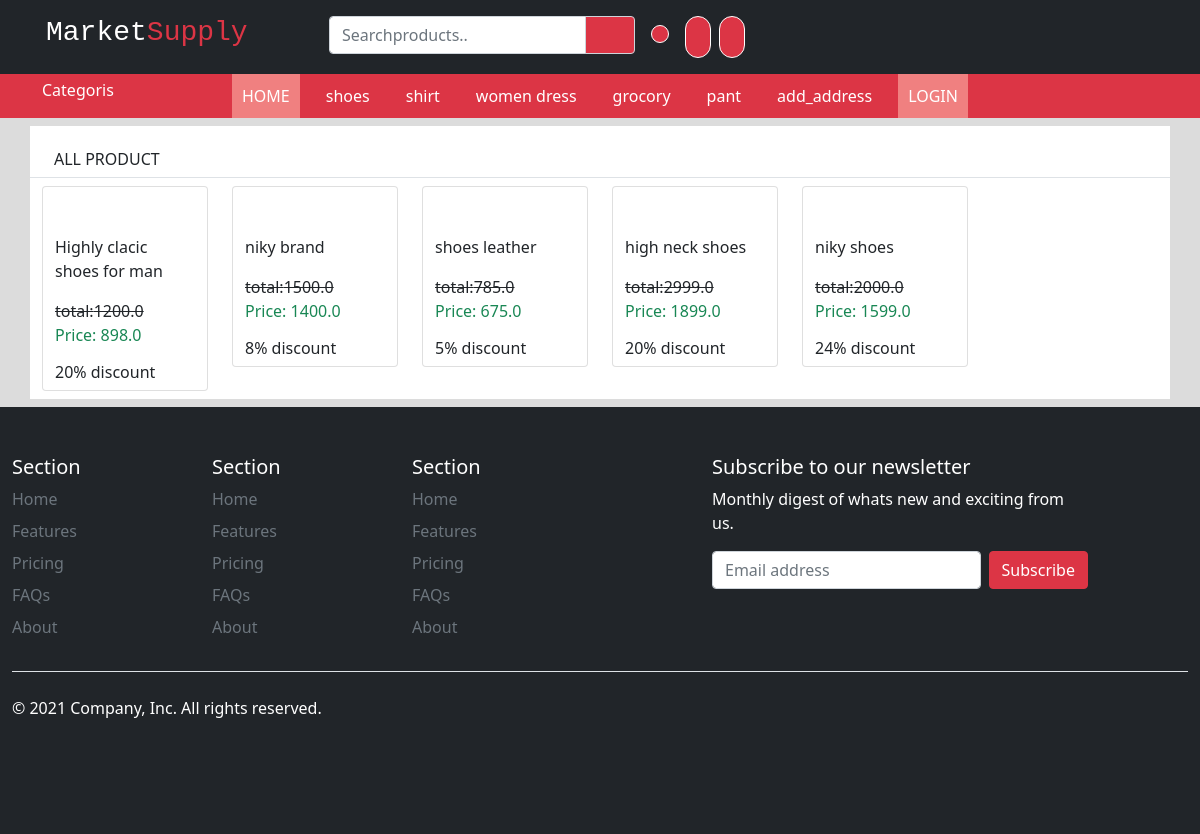
Page /filter/categories/1 on the committed database.
### app/models.py (models this page shows, shortened)
class categori(models.Model):
    cname = models.CharField(max_length=200)

class products(models.Model):
    pimage=models.ImageField(upload_to="images/")
    pname = models.CharField(max_length=240)
    pdes = models.TextField(null=True)
    psize = models.ForeignKey(size,blank=True,default = 0, related_name='missions_assigned',null=True,on_delete=models.CASCADE)
    ptotal = models.FloatField(null=True)
    pprice = models.FloatField(null=True)
    pdiscount = models.CharField(max_length=40)
    photdil = models.IntegerField(null=True,default=0)
    pcat = models.ForeignKey(categori,null=True,on_delete=models.CASCADE)

### app/product.py (the view)
# urls.py: path('filter/categories/<int:id>',product.categpryProduct,name="categpryProduct"),
def categpryProduct(request,id):
    categories = categori.objects.all()
    allproducts = products.objects.filter(pcat=id)
    return render(request,"cateriesProduct.html",{'categories':categories,"allproducts":allproducts})

### app/templates/cateriesProduct.html (shortened to what this page needs)
{% extends 'Layout.html' %}
{% block body %}
<div class="container_fluid  bg-danger">
  <div class="container">
   <div class="row">
     <div class="col-2 d-flex p-1 text-white category" >
      <div class="d-flex category">
       <div class="mx-2 category"> Categoris</div>
      </div>
     </div>
     <div class="col-md-8 text-white d-md-flex justify-between justify-content-lg-between active " id="menu">
       <a href="{% url 'home' %}"class="text-decoration-none text-white text add">HOME</a>
       {% for categories in categories %}
       <a href="{% url 'categpryProduct' categories.id %}"class="text-decoration-none text-white text ">{{categories.cname}} </a>
       {% endfor %}
       <a href="{% url 'Add_address_page' %}"class="text-decoration-none text-white text">add_address </a>
       {% if request.session.id %}
       <a href="{% url 'logout' %}"class="text-decoration-none text-white text add btn btn-primary">Logout</a>
       {% else %}
       <a href="{% url 'Login_page' %}"class="text-decoration-none text-white text add">LOGIN</a>
       {% endif %}
     </div>
     <div class="col-1">
     </div>
   </div>
  </div>
 </div>
<div class="container">
  <div class="row bg-white my-2">
    <div class="col-12 border-bottom">
      <div class="row d-flex justify-content-between">
        <div class="col-4 px-4 pt-4">
          <h6>ALL PRODUCT</h6>
        </div>
        <div class="col-4 d-flex">
          <p class="text-danger px-4 pt-4"></p>
          <p class="text-danger px-4 pt-4"></p>
        </div>
      </div>
    </div>
    {% for allproducts in allproducts %}
    <div class="col-xl-2 col-lg-3 col-md-4 col-sm-4 col-4 product">
      <div class="row my-2">
        <div class="col">
          <a href="{% url 'Single_product' allproducts.id %}" class="text-decoration-none text-dark">
          <div class="card">
            <div class="row p-4">
            </div>
            <div class="row p-0 mx-auto">
              <p >{{allproducts.pname}}</p>
              <del>total:{{allproducts.ptotal}}</del>
              <p class="text-success">Price: {{allproducts.pprice}}</p>
              <h6>{{allproducts.pdiscount}}% discount</h6>
            </div>
          </div>
        </div>
      </div>
    </div>
    {% endfor %}
   </div>
</div>
{% endblock body %}

### app/templates/Layout.html (style rules this page uses)
.text { color: beige; }
@media screen and (min-width: 250px) { .category { display: none; } }
@media screen and (min-width: 250px) { #menu { justify-content: center; text-align: center; transition: all 0.5s; } }
@media screen and (min-width: 250px) { #menu a { display: block; padding: 10px; } }
@media screen and (min-width: 250px) { .active { display: none; transition: all 0.5s; } }
@media screen and (min-width: 250px) { .add { background: lightcoral; } }
@media screen and (min-width: 1070px) { .category { display: block; } }
@media screen and (min-width: 770px) { .category { display: block; } }

### rows in the picture
categori: cname "shoes"
categori: cname "shirt"
categori: cname "women dress"
categori: cname "grocory"
categori: cname "pant"
products: pname "Highly clacic shoes for man", ptotal "1200.0", pprice "898.0", pdiscount "20"
products: pname "niky brand", ptotal "1500.0", pprice "1400.0", pdiscount "8"
products: pname "shoes leather", ptotal "785.0", pprice "675.0", pdiscount "5"
products: pname "high neck shoes", ptotal "2999.0", pprice "1899.0", pdiscount "20"
products: pname "niky shoes", ptotal "2000.0", pprice "1599.0", pdiscount "24"
